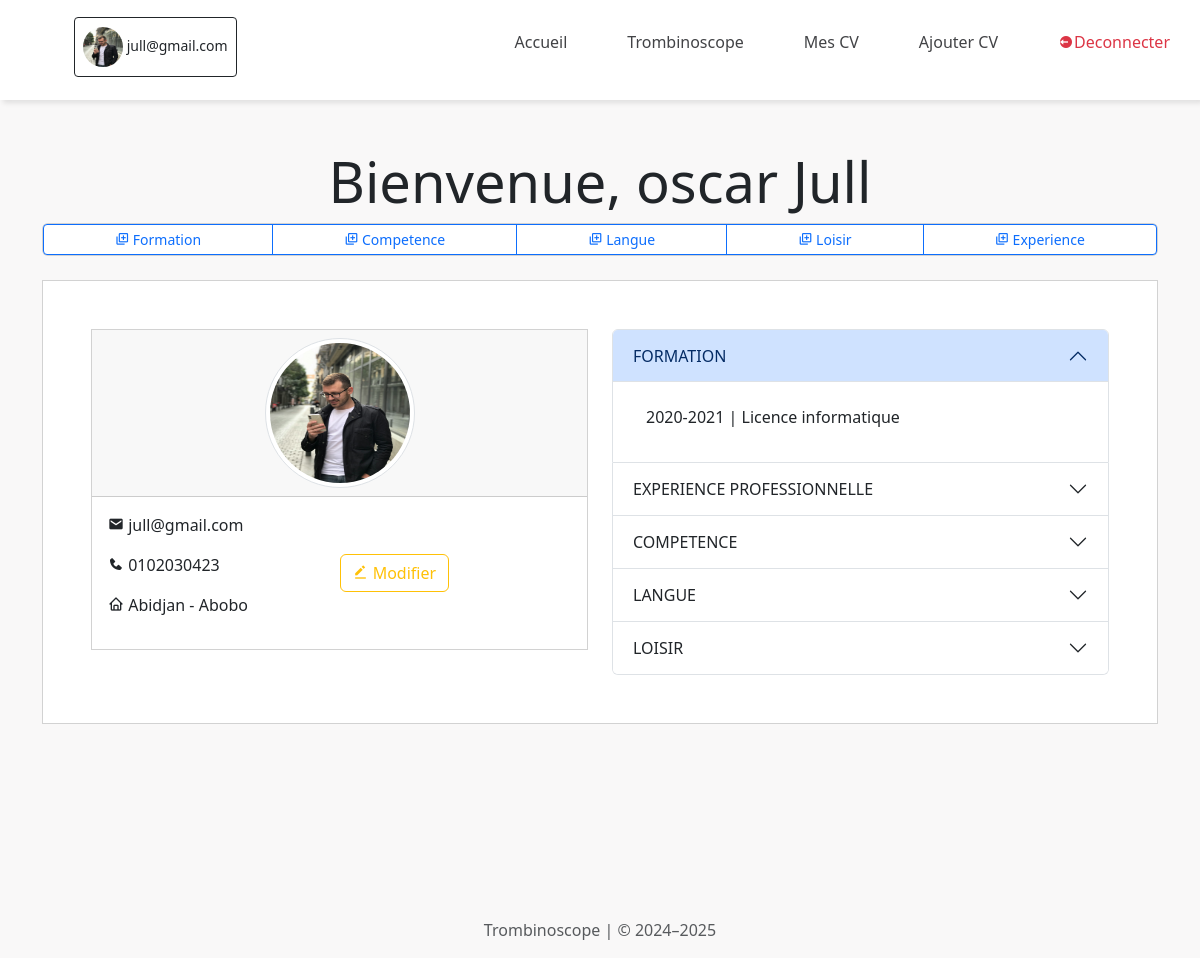
Page /profil-user/ (signed in) on the committed database.
### App/models.py (models this page shows)
class Personne(AbstractUser):
    email = models.EmailField(unique=True)
    username = None
    last_name = None
    first_name = None
    nom = models.CharField(max_length=30)
    prenom = models.CharField(max_length=30)
    telephone = models.CharField(max_length=30, unique=True)
    adresse = models.CharField(max_length=200)
    photo = models.ImageField(upload_to="photos/")
    USERNAME_FIELD = 'email'
    REQUIRED_FIELDS = ['nom', 'prenom', 'telephone','adresse']
    objects = PersonneManager()

class Formation(models.Model):
    etablissement = models.CharField(max_length=255)
    diplome = models.CharField(max_length=255)
    periode = models.CharField(max_length=4)
    personne = models.ForeignKey(Personne, on_delete=models.CASCADE)

### App/views.py (the view)
# urls.py: path('profil-user/',views.profil, name='profil'),
@login_required
def profil(request):
    utilisateur = request.user
    formations = Formation.objects.filter(personne=request.user)
    competences = Competence.objects.all()
    langues = Langue.objects.all()
    loisirs = Loisir.objects.all()
    experiences = ExperienceProfessionnelle.objects.all()
    context = {
        'user': utilisateur,
        'formations':formations,
        'competences':competences,
        'langues':langues,
        'loisirs':loisirs,
        'experiences':experiences,
    }
    return render(request, "utilisateur/profil/index.html", context)

### App/templates/utilisateur/profil/index.html (shortened to what this page needs)
{% extends "cv/base.html" %}
{% load static %}
{% block content %}
<div class="container mt-5">
    <h1 class="text-center display-4">Bienvenue, {{ user.nom }} {{ user.prenom }}</h1>
    <div class="d-flex justify-content-end card">
        <div class="btn-group btn-group-sm" role="group" aria-label="Small button group">
            <button type="button" class="btn btn-outline-primary" id="formation"><i class='bx bx-add-to-queue'></i> Formation</button>
            <button type="button" class="btn btn-outline-primary" id="competence"><i class='bx bx-add-to-queue'></i> Competence</button>
            <button type="button" class="btn btn-outline-primary" id="langue"><i class='bx bx-add-to-queue'></i> Langue</button>
            <button type="button" class="btn btn-outline-primary" id="loisir"> <i class='bx bx-add-to-queue'></i> Loisir</button>
            <button type="button" class="btn btn-outline-primary" id="experience"><i class='bx bx-add-to-queue'></i> Experience</button>
        </div>
    </div>
    <div class="card mt-4 rounded-0 p-5">
        <div class="row">
            <div class="col-sm-6">
                <div class="card rounded-0">
                    <div class="card-header text-dark rounded-0 d-flex justify-content-center">
                        {% if user.photo %}
                            <img src="{{ user.photo.url }}" alt="Photo de {{ user.nom }}" class="rounded-circle img-thumbnail" style="width: 150px; height: 150px;">
                        {% else %}
                            <img src="{% static 'assets/img/default-avatar.png' %}" alt="Photo de {{ user.nom }}" class="rounded-circle img-thumbnail" style="width: 150px; height: 150px;">
                        {% endif %}
                    </div>
                    <div class="card-body d-flex justify-content-between align-items-center">
                        <div>
                            <p><i class='bx bxs-envelope'> </i> <span>{{ user.email }}</span></p>
                            <p><i class='bx bxs-phone' ></i> {{ user.telephone }}</p>
                            <p><i class='bx bx-home' ></i> {{ user.adresse }}</p>
                        </div>
                        <div class="col-sm-6">
                            <button type="button" class="btn btn-outline-warning"><i class='bx bxs-edit-alt' ></i> Modifier</button>
                        </div>
                    </div>
                </div>
            </div>
            <div class="col-sm-6">
                <div class="accordion" id="accordionExample">
                    <div class="accordion-item">
                      <h2 class="accordion-header" id="headingOne">
                        <button class="accordion-button" type="button" data-bs-toggle="collapse" data-bs-target="#collapseOne" aria-expanded="true" aria-controls="collapseOne">
                          FORMATION
                        </button>
                      </h2>
                      <div id="collapseOne" class="accordion-collapse collapse show" aria-labelledby="headingOne" data-bs-parent="#accordionExample">
                        <div class="accordion-body">
                          {% for formation in formations %}
                          <div>
                            <button class="btn w-100 text-start">{{ formation.periode }} | {{ formation.diplome }}</button>
                          </div>
                          {% empty %}
                          <span class="text-danger">aucune formation ajoutée</span>
                          {% endfor %}
                        </div>
                      </div>
                    </div>
                    <div class="accordion-item">
                      <h2 class="accordion-header" id="headingTwo">
                        <button class="accordion-button collapsed" type="button" data-bs-toggle="collapse" data-bs-target="#collapseTwo" aria-expanded="false" aria-controls="collapseTwo">
                          EXPERIENCE PROFESSIONNELLE
                        </button>
                      </h2>
                    </div>
                    <div class="accordion-item">
                      <h2 class="accordion-header" id="headingThree">
                        <button class="accordion-button collapsed" type="button" data-bs-toggle="collapse" data-bs-target="#collapseThree" aria-expanded="false" aria-controls="collapseThree">
                          COMPETENCE
                        </button>
                      </h2>
                    </div>
                    <div class="accordion-item">
                      <h2 class="accordion-header" id="headingFour">
                        <button class="accordion-button collapsed" type="button" data-bs-toggle="collapse" data-bs-target="#collapseFour" aria-expanded="false" aria-controls="collapseFour">
                          LANGUE
                        </button>
                      </h2>
                    </div>
                    <div class="accordion-item">
                      <h2 class="accordion-header" id="headingFive">
                        <button class="accordion-button collapsed" type="button" data-bs-toggle="collapse" data-bs-target="#collapseFive" aria-expanded="false" aria-controls="collapseFive">
                          LOISIR
                        </button>
                      </h2>
                    </div>
                  </div>
            </div>
        </div>
    </div>
</div>
{% endblock %}

### App/templates/cv/base.html (shortened to what this page needs)
{% load static %}
<!DOCTYPE html>
<html lang="en">
<head>
    <link href="https://cdn.jsdelivr.net/npm/bootstrap@5.3.3/dist/css/bootstrap.min.css" rel="stylesheet">
    <link href='https://unpkg.com/boxicons@2.0.9/css/boxicons.min.css' rel='stylesheet'>
    <link href="https://cdnjs.cloudflare.com/ajax/libs/font-awesome/6.5.0/css/all.min.css" rel="stylesheet">
    <link href="https://cdn.jsdelivr.net/npm/select2@4.0.13/dist/css/select2.min.css" rel="stylesheet" />
</head>
<body>
    <nav class="navBar">
        <ul>
            {% if user.is_authenticated %}
            <li class="">
                <button type="button" class="btn btn-outline-dark btn-sm" style="margin-left: 3em; height: 60px;">
                    {% if user.photo %}
                        <img src="{{ user.photo.url }}" alt="User Image" class="rounded-circle" style="width: 40px; height: 40px;">
                    {% else %}
                        <img src="{% static 'assets/img/default-avatar.png' %}" alt="" class="rounded-circle me-2" style="width: 30px; height: 30px;">
                    {% endif %}
                        <span>{{ user.email }}</span>
                </button>
            </li>
            {% endif %}
            {% if user.is_authenticated %}
                <li class="hideOnMible">
                    <a class="lien" href="{% url 'profil' %}">
                        <span class="text">Accueil</span>
                    </a>
                </li>
                <li class="hideOnMible">
                    <a class="lien" href="{% url 'index' %}">
                        <span class="text">Trombinoscope</span>
                    </a>
                </li>
                <li class="hideOnMible">
                    <a class="lien" href="{% url 'mesCv' %}">
                        <span class="text">Mes CV</span>
                    </a>
                </li>
                <li class="hideOnMible">
                    <a class="lien" href="{% url 'format-cv' %}">
                        <span class="text">Ajouter CV</span>
                    </a>
                </li>
                <li class="hideOnMible">
                    <a href="{% url 'deconnexion' %}" class="text-danger">
                        <i class='bx bxs-log-out-circle' ></i>
                        <span class="text">Deconnecter</span>
                    </a>
                </li>
            {% endif %}
        </ul>
    </nav>
    <div id="content" class="container-fluid">
        {% block content %}
        {% endblock %}
    </div>
    <footer style="height: 60px; display: flex; align-items: center; justify-content: center; margin-top: 10em;">
        <div class="text-center">
            <p class="mt-5 mb-3 text-muted">Trombinoscope | © 2024–2025</p>
        </div>
    </footer>
</body>
</html>

### App/templates/cv/base.html (style rules this page uses)
* { margin: 0; padding: 0; }
body { min-height: 100vh; background-size: cover; background-repeat: no-repeat; background-position: center; background-color: #f9f8f8; font-family: 'Segoe UI', Tahoma, Geneva, Verdana, sans-serif'; }
.lien { color: #424346; }

### App/templates/utilisateur/profil/index.html (style rules this page uses)
.accordion-body button { margin-bottom: 10px; }

### rows in the picture
Personne: photo (picture), email "jull@gmail.com", nom "oscar", prenom "Jull", telephone "0102030423", adresse "Abidjan - Abobo"
Formation: periode "2020-2021", diplome "Licence informatique"
